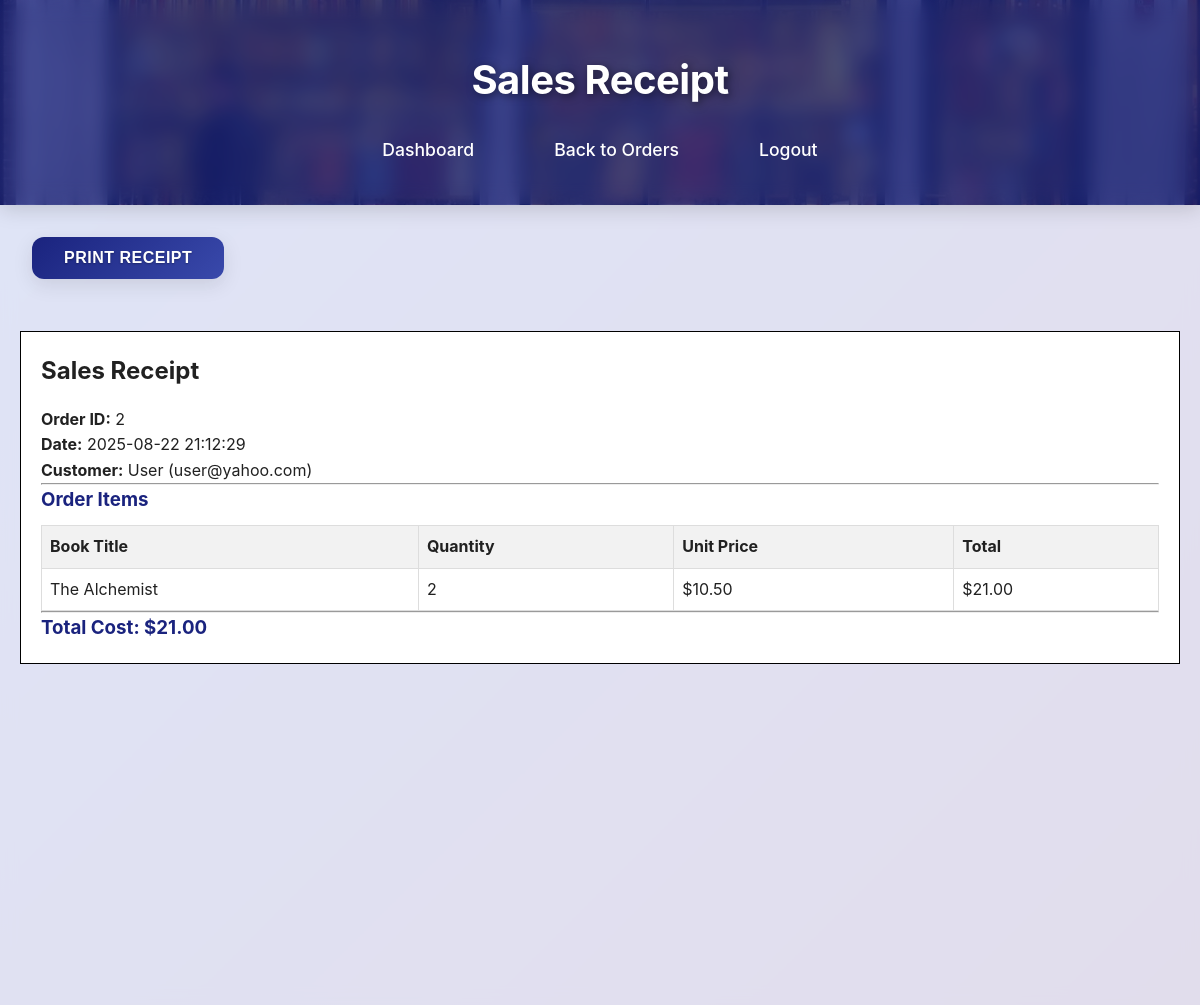
Screenshot of /generate_receipt.php?order_id=2 (signed in) with the database file from the repository.
### tables this page shows
CREATE TABLE `orders` (
  `order_id` int(11) NOT NULL,
  `user_id` int(11) DEFAULT NULL,
  `order_date` timestamp NOT NULL DEFAULT current_timestamp(),
  `status` enum('pending','shipped','delivered') NOT NULL DEFAULT 'pending'
);

CREATE TABLE `users` (
  `user_id` int(11) NOT NULL,
  `name` varchar(255) NOT NULL,
  `email` varchar(255) NOT NULL,
  `password` varchar(255) NOT NULL,
  `user_type` enum('customer','admin') NOT NULL DEFAULT 'customer'
);

CREATE TABLE `order_items` (
  `order_item_id` int(11) NOT NULL,
  `order_id` int(11) DEFAULT NULL,
  `book_id` int(11) DEFAULT NULL,
  `quantity` int(11) NOT NULL,
  `price` decimal(10,2) NOT NULL
);

CREATE TABLE `books` (
  `book_id` int(11) NOT NULL,
  `title` varchar(255) NOT NULL,
  `author` varchar(255) NOT NULL,
  `genre` varchar(255) DEFAULT NULL,
  `ISBN` varchar(13) DEFAULT NULL,
  `price` decimal(10,2) NOT NULL,
  `stock_quantity` int(11) NOT NULL,
  `cover_image` varchar(255) DEFAULT NULL
);

### generate_receipt.php (the view, shortened to what this page needs)
<?php
include('includes/db_connect.php');
$order_id = $conn->real_escape_string($_GET['order_id']);
$sql = "SELECT o.*, u.name, u.email FROM orders o JOIN users u ON o.user_id = u.user_id WHERE o.order_id = '$order_id'";
$order_result = $conn->query($sql);
$order = $order_result->fetch_assoc();
$items_sql = "SELECT oi.*, b.title FROM order_items oi JOIN books b ON oi.book_id = b.book_id WHERE oi.order_id = '$order_id'";
$items_result = $conn->query($items_sql);
?>
<!DOCTYPE html>
<html lang="en">
<head>
    <link rel="stylesheet" href="css/style.css">
</head>
<body>
    <header class="no-print">
        <div class="container">
            <h1>Sales Receipt</h1>
            <nav>
                <ul>
                    <li><a href="admin_dashboard.php">Dashboard</a></li> <li><a href="manage_orders.php">Back to Orders</a></li>
                    <li><a href="logout.php">Logout</a></li>
                </ul>
            </nav>
        </div>
    </header>
    <div class="main-content">
        <div class="container no-print">
            <button onclick="window.print()" class="btn">Print Receipt</button>
        </div>
        <div class="receipt container">
            <h2>Sales Receipt</h2>
            <p><strong>Order ID:</strong> <?php echo htmlspecialchars($order['order_id']); ?></p>
            <p><strong>Date:</strong> <?php echo htmlspecialchars($order['order_date']); ?></p>
            <p><strong>Customer:</strong> <?php echo htmlspecialchars($order['name']); ?> (<?php echo htmlspecialchars($order['email']); ?>)</p>
            <hr>
            <h3>Order Items</h3>
            <table>
                <thead>
                    <tr>
                        <th>Book Title</th>
                        <th>Quantity</th>
                        <th>Unit Price</th>
                        <th>Total</th>
                    </tr>
                </thead>
                <tbody>
                    <?php $total = 0; while ($item = $items_result->fetch_assoc()): ?>
                        <tr>
                            <td><?php echo htmlspecialchars($item['title']); ?></td>
                            <td><?php echo htmlspecialchars($item['quantity']); ?></td>
                            <td>$<?php echo number_format($item['price'], 2); ?></td>
                            <td>$<?php echo number_format($item['quantity'] * $item['price'], 2); ?></td>
                        </tr>
                    <?php $total += $item['quantity'] * $item['price']; endwhile; ?>
                </tbody>
            </table>
            <hr>
            <h3>Total Cost: $<?php echo number_format($total, 2); ?></h3>
        </div>
    </div>
</body>
</html>

### css/style.css (style rules this page uses)
:root { --primary-blue: #1a237e; --secondary-blue: #3949ab; --light-blue: #7986cb; --accent-blue: #e8eaf6; --light-gray: #f5f5f5; --medium-gray: #e0e0e0; --dark-gray: #424242; --white: #ffffff; --text-dark: #212121; --text-light: #757575; --shadow-light: rgba(0, 0, 0, 0.1); --shadow-medium: rgba(0, 0, 0, 0.15); --shadow-heavy: rgba(0, 0, 0, 0.25); --gradient-primary: linear-gradient( 135deg, var(--primary-blue) 0%, var(--secondary-blue) 100% ); --gradient-hover: linear-gradient(135deg, #0d1654 0%, #283593 100%); --blur-effect: blur(10px); --border-radius: 12px; --transition-smooth: all 0.3s cubic-bezier(0.4, 0, 0.2, 1); --transition-fast: all 0.2s ease; }
* { margin: 0; padding: 0; box-sizing: border-box; }
body { font-family: "Inter", "Segoe UI", Tahoma, Geneva, Verdana, sans-serif; line-height: 1.6; color: var(--text-dark); min-height: 100vh; overflow-x: hidden; position: relative; background: url("../images/bookstore_bg.jpg") no-repeat center center/cover; background-attachment: fixed; background-color: #667eea; background-image: linear-gradient(135deg, #667eea 0%, #764ba2 100%); }
body::before { content: ""; position: fixed; top: 0; left: 0; width: 100%; height: 100%; background: linear-gradient(135deg, #667eea 0%, #764ba2 100%); z-index: -2; }
.main-content { background: rgba(245, 247, 250, 0.85); backdrop-filter: blur(8px); -webkit-backdrop-filter: blur(8px); min-height: 100vh; position: relative; }
header { position: sticky; top: 0; z-index: 1000; background: linear-gradient( rgba(26, 35, 126, 0.75), rgba(26, 35, 126, 0.75) ), url("../images/cover2.jpg") no-repeat center center/cover; backdrop-filter: var(--blur-effect); -webkit-backdrop-filter: var(--blur-effect); border-bottom: 1px solid rgba(255, 255, 255, 0.001); box-shadow: 0 4px 20px var(--shadow-medium); transition: var(--transition-smooth); }
header::before { content: ""; position: absolute; top: 0; left: 0; right: 0; bottom: 0; background: rgba(26, 35, 126, 0.1); backdrop-filter: var(--blur-effect); -webkit-backdrop-filter: var(--blur-effect); z-index: -1; }
header h1 { color: var(--white); font-size: 2.5rem; font-weight: 700; text-shadow: 2px 2px 8px rgba(0, 0, 0, 0.5); margin: 0; padding: 1rem 0; letter-spacing: -0.5px; text-align: center; }
h2 { color: var(--text-dark); text-shadow: 2px 2px 6px rgba(255, 255, 255, 0.9); font-weight: 700; margin-bottom: 1rem; }
h3 { color: var(--primary-blue); text-shadow: 1px 1px 4px rgba(255, 255, 255, 0.8); }
nav { padding: 0.5rem 0; }
nav ul { list-style: none; display: flex; justify-content: center; align-items: center; gap: 2rem; padding: 0; margin: 0; flex-wrap: wrap; }
nav ul li a { color: var(--white); text-decoration: none; font-weight: 500; font-size: 1.1rem; padding: 0.75rem 1.5rem; border-radius: var(--border-radius); transition: var(--transition-smooth); position: relative; overflow: hidden; white-space: nowrap; }
.container { max-width: 1400px; margin: 0 auto; padding: 2rem; position: relative; }
button, .btn { display: inline-block; background: var(--gradient-primary); color: var(--white); padding: 0.75rem 2rem; border: none; border-radius: var(--border-radius); cursor: pointer; text-decoration: none; font-weight: 600; font-size: 1rem; transition: var(--transition-smooth); position: relative; overflow: hidden; box-shadow: 0 6px 20px var(--shadow-light); text-transform: uppercase; letter-spacing: 0.5px; text-shadow: 0 1px 2px rgba(0, 0, 0, 0.3); }
button::before, .btn::before { content: ""; position: absolute; top: 0; left: -100%; width: 100%; height: 100%; background: var(--gradient-hover); transition: var(--transition-smooth); z-index: 1; }
.main-content { animation: fadeIn 0.5s ease-out; }

### generate_receipt.php (style rules this page uses)
.receipt { border: 1px solid #000; padding: 20px; margin: 20px; background: #fff; }
.receipt table { width: 100%; border-collapse: collapse; margin-top: 10px; }
.receipt th, .receipt td { border: 1px solid #ddd; padding: 8px; text-align: left; }
.receipt th { background-color: #f2f2f2; }

### rows the page displays
orders: order_id "2", order_date "2025-08-22 21:12:29", user.name "User", user.email "user@yahoo.com"
order_items: book.title "The Alchemist", quantity "2", price "10.50", $item['quantity'] * $item['price'] "21.00"

### other values shown
$total "21.00"
